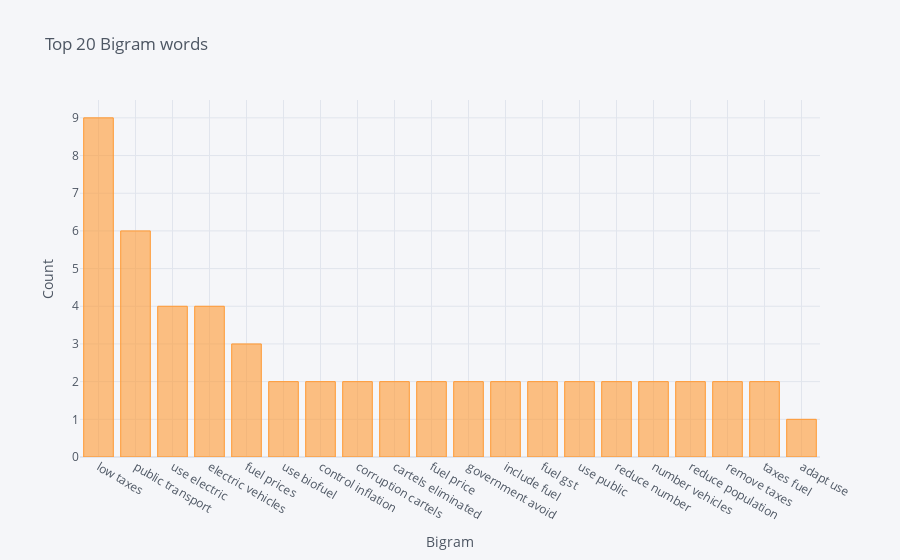

Source (notebook cell):
### Code cell
df1 = pd.DataFrame(words, columns =['Bigram', 'Frequency'])
df1 = df1.set_index('Bigram')
df1.iplot(kind = 'bar', xTitle = 'Bigram',yTitle = 'Count', title = 'Top 20 Bigram words')

### Figure 1 — Plotly figure (JSON) as saved in the notebook; plotly's stock layout.template omitted (floating-point values rounded to 4 significant figures)
{"data": [{"marker": {"color": "rgba(255, 153, 51, 0.6)", "line": {"color": "rgba(255, 153, 51, 1.0)", "width": 1}}, "name": "Frequency", "orientation": "v", "text": "", "type": "bar", "x": ["low taxes", "public transport", "use electric", "electric vehicles", "fuel prices", "use biofuel", "control inflation", "corruption cartels", "cartels eliminated", "fuel price", "government avoid", "include fuel", "fuel gst", "use public", "reduce number", "number vehicles", "reduce population", "remove taxes", "taxes fuel", "adapt use"], "y": [9, 6, 4, 4, 3, 2, 2, 2, 2, 2, 2, 2, 2, 2, 2, 2, 2, 2, 2, 1]}], "layout": {"legend": {"bgcolor": "#F5F6F9", "font": {"color": "#4D5663"}}, "paper_bgcolor": "#F5F6F9", "plot_bgcolor": "#F5F6F9", "title": {"font": {"color": "#4D5663"}, "text": "Top 20 Bigram words"}, "xaxis": {"gridcolor": "#E1E5ED", "showgrid": true, "tickfont": {"color": "#4D5663"}, "title": {"font": {"color": "#4D5663"}, "text": "Bigram"}, "zerolinecolor": "#E1E5ED"}, "yaxis": {"gridcolor": "#E1E5ED", "showgrid": true, "tickfont": {"color": "#4D5663"}, "title": {"font": {"color": "#4D5663"}, "text": "Count"}, "zerolinecolor": "#E1E5ED"}}}
